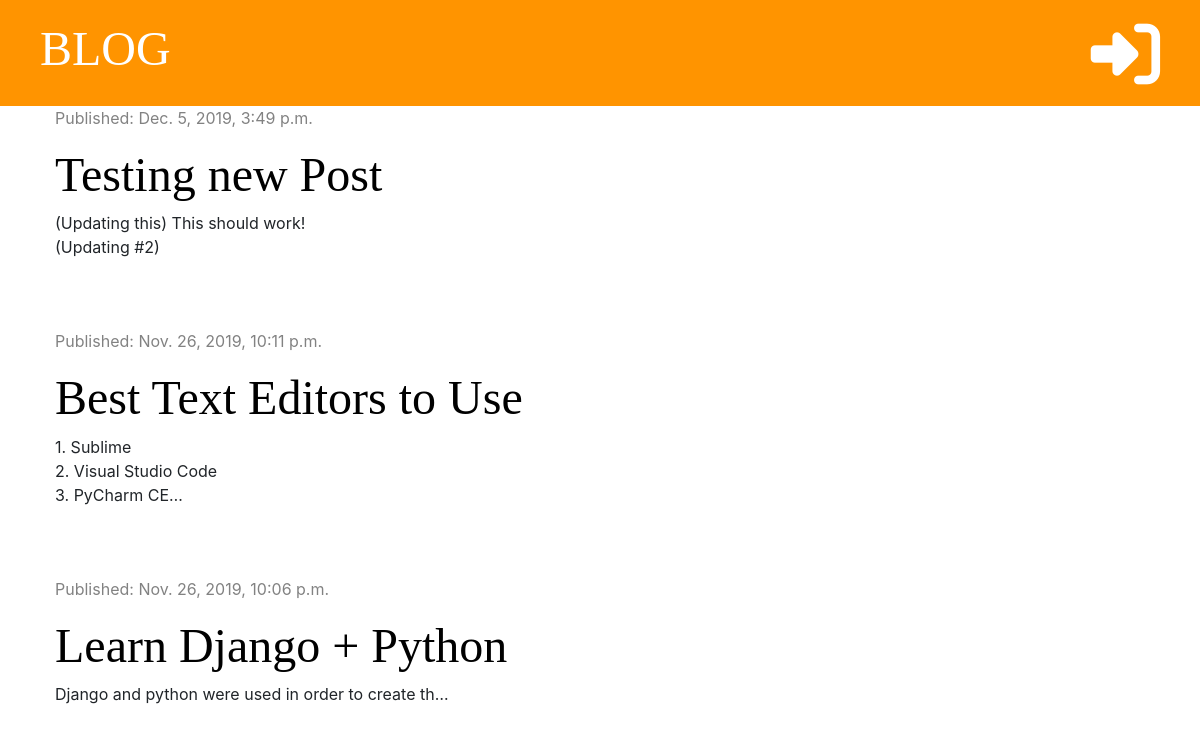
The app's page /, older data.
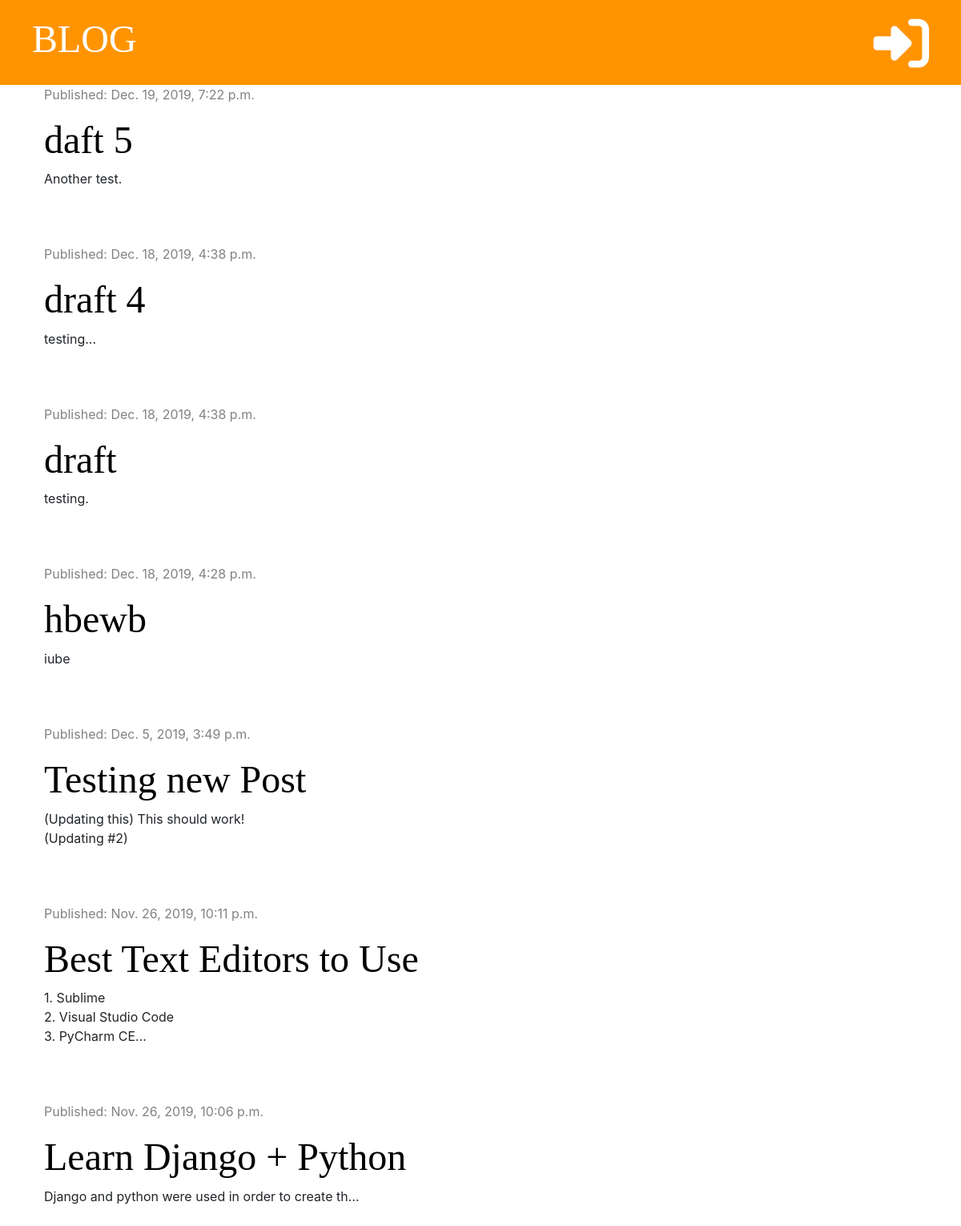
The same page, newer data.
### blog/models.py (models this page shows, shortened)
class Post(models.Model):
    author = models.ForeignKey('auth.User', on_delete=models.CASCADE)
    title = models.CharField(max_length=200)
    text = models.TextField()
    created_date = models.DateTimeField(default=timezone.now)
    published_date = models.DateTimeField(blank=True, null=True)

### blog/views.py (the view)
# urls.py: path('', views.post_list, name='post_list'),
def post_list(request):
    posts = Post.objects.filter(published_date__lte=timezone.now()).order_by('-published_date')
    stuff_for_frontend = {'posts': posts}
    return render(request, 'blog/post_list.html',  stuff_for_frontend)

### blog/templates/blog/post_list.html (shortened to what this page needs)
{% extends 'blog/base.html' %}
{% block content %}
    {% for post in posts %}
        <div class="post">
            <div class="date">
                <p>Published: {{ post.published_date }}</p>
            </div>
            <h1><a href="{% url 'post_detail' pk=post.pk %}">{{ post.title }}</a></h1>
            <p>{{ post.text |truncatechars:50|linebreaksbr }} </p>
        </div>
    {% endfor %}
{% endblock %}

### blog/templates/blog/base.html (shortened to what this page needs)
{% load staticfiles %}
<!DOCTYPE html>
<html lang="en">
<head>
    <link rel="stylesheet" href="https://stackpath.bootstrapcdn.com/bootstrap/4.4.1/css/bootstrap.min.css">
    <link rel="stylesheet" href="{% static 'css/blog.css' %}">
</head>
<body>
<div class="page-header">
    {% if user.is_authenticated %}
        <a href="{% url 'post_draft_list' %}" class="top-menu"><i class="far fa-sticky-note fa-2x"></i></a>
        <a href="{% url 'post_new' %}" class="top-menu"><i class="fas fa-plus fa-2x"></i></a>
        <p class="top-menu">Hello, {{ user.username }} <small>(<a href="{% url 'logout' %}">Log out</a>)</small></p>
    {% else %}
        <a href="{% url 'login' %}" class="top-menu"><i class="fas fa-sign-in-alt fa-2x"></i></a>
    {% endif %}
    <h1><a href="{% url 'post_list' %}">BLOG</a></h1>
</div>
<div class="content container">
    <div class="row">
        <div class="col-md-8">
            {% block content %}
            {% endblock %}
        </div>
    </div>
</div>
</body>
</html>

### blog/static/css/blog.css (style rules this page uses)
.page-header { background-color: #ff9400; margin-top: 0; padding: 20px 20px 20px 40px; }
.page-header h1, .page-header h1 a { color: #ffffff; font-size: 36pt; text-decoration: none; }
.content { margin-left: 40px; }
h1, h2, h3, h4 { font-family: 'Tangerine', 'Droid Sans', serif; font-size: 48px; }
.date { color: #828282; }
.post { margin-bottom: 70px; }
.post h1 a { color: #000000; }
.top-menu, .top-menu:hover { color: #ffffff; float: right; font-size: 26pt; margin-right: 20px; }

Row changes from the older to the newer data that the page shows:
added Post: published_date "Dec. 19, 2019, 7:22 p.m.", title "daft 5", text "Another test."
added Post: published_date "Dec. 18, 2019, 4:38 p.m.", title "draft 4", text "testing..."
added Post: published_date "Dec. 18, 2019, 4:38 p.m.", title "draft", text "testing."
added Post: published_date "Dec. 18, 2019, 4:28 p.m.", title "hbewb", text "iube"
